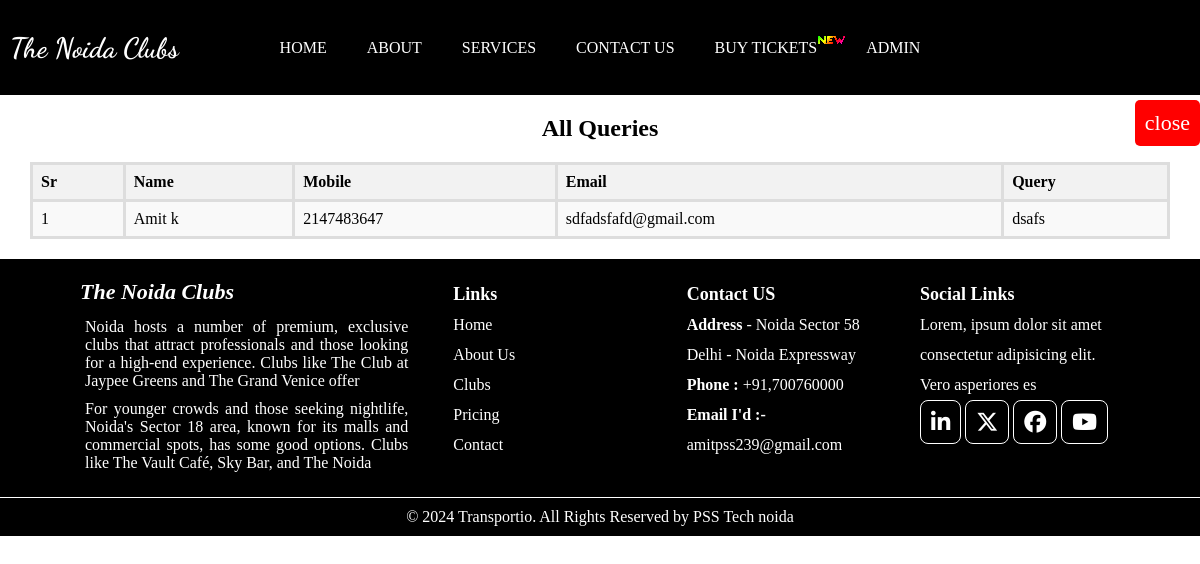
Screenshot of /Html/query.php with the database file from the repository.
### tables this page shows
CREATE TABLE `msg` (
  `Sr` int(5) NOT NULL,
  `Name` varchar(255) NOT NULL,
  `Email` varchar(255) NOT NULL,
  `Mobile` int(10) NOT NULL,
  `Query` varchar(255) NOT NULL
);

### Html/query.php (the view, shortened to what this page needs)
<!DOCTYPE html>
<html lang="en">
<head>
    <link rel="stylesheet" href="https://cdnjs.cloudflare.com/ajax/libs/font-awesome/6.6.0/css/all.min.css">
    <link rel="stylesheet" href="https://cdnjs.cloudflare.com/ajax/libs/font-awesome/6.6.0/css/all.min.css">
    <link href="https://cdn.jsdelivr.net/npm/sweetalert2@11.7.10/dist/sweetalert2.min.css" rel="stylesheet">
</head>
<body>
    <nav>
        <h4>The Noida Clubs</h4>
        <a href="index.php">Home</a>
        <a href="about.php">About</a>
        <a href="service.php">Services</a>
        <a href="contact.php">Contact Us</a>
        <a href="../Html/buyticket.html">Buy Tickets</a><img src="../image/new.gif" alt="">
        <a href="../Html/admin.php">Admin</a>
    </nav>
    <div class="close"><a href="http://localhost/amitclub/Html/admin.php">close</a></div>
    <?php
    include("db.php");
    $sql = "SELECT * FROM msg";
    $result = $conn->query($sql);
    ?>
    <div class="container">
        <h2 style="text-align:center">All Queries</h2>
        <?php
        if ($result->num_rows > 0) {
            echo "<table>
                    <tr>
                        <th>Sr</th>
                        <th>Name</th>
                        <th>Mobile</th>
                        <th>Email</th>
                        <th> Query</th>
                    </tr>";
            while ($row = $result->fetch_assoc()) {
                echo "<tr>
                        <td>" . $row["Sr"] . "</td>
                        <td>" . $row["Name"] . "</td>
                        <td>" . $row["Mobile"] . "</td>
                        <td>" . $row["Email"] . "</td>
                        <td>" . $row["Query"] . "</td>
                    </tr>";
            }
            echo "</table>";
        } else {
            echo "<p>No club Queries found in the database.</p>";
        }
        ?>
    </div>
    <div class="footer">
        <div class="fleft">
            <h4>The Noida Clubs</h4>
            <p>Noida hosts a number of premium, exclusive clubs that attract professionals and those looking for a
                high-end experience. Clubs like The Club at Jaypee Greens and The Grand Venice offer </p>
            <p>For younger crowds and those seeking nightlife, Noida's Sector 18 area, known for its malls and
                commercial spots, has some good options. Clubs like The Vault Café, Sky Bar, and The Noida </p>
        </div>
        <div class="fright">
            <ul>
                <span>Links</span>
                <li>Home</li>
                <li>About Us</li>
                <li>Clubs</li>
                <li>Pricing</li>
                <li>Contact</li>
            </ul>
            <ul>
                <span>Contact US</span>
                <li><b>Address</b> - Noida Sector 58 </li>
                <li>Delhi - Noida Expressway </li>
                <li><b>Phone :</b> +91,700760000</li>
                <li><b>Email I'd :-</b>amitpss239@gmail.com</li>
            </ul>
            <ul>
                <span>Social Links</span>
                <li>Lorem, ipsum dolor sit amet consectetur adipisicing elit. Vero asperiores es</li>
                <li><a href="#"><i class="fa-brands fa-linkedin-in"></i></a>
                    <a href="#"><i class="fa-brands fa-x-twitter"></i></a>
                    <a href="#"><i class="fa-brands fa-facebook"></i></a>
                    <a href="#"><i class="fa-brands fa-youtube"></i></a>
                </li>
            </ul>
        </div>
    </div>
    <div class="ftext">
        <p>© 2024 Transportio. All Rights Reserved by PSS Tech noida </p>
    </div>
</body>
</html>

### Html/query.php (style rules this page uses)
* { padding: 0; margin: 0; }
nav { background-color: black; padding: 10px; text-align: center; height: 75px; display: flex; align-items: center; justify-content: center; }
nav img { margin-top: -15px; margin-left: -21px; }
nav a { color: white; padding: 14px 20px; text-decoration: none; text-transform: uppercase; }
nav h4 { font-size: 28px; color: white; position: absolute; left: 10px; font-family: "Dancing Script", cursive; font-optical-sizing: auto; font-style: normal; }
.footer { background-color: black; color: white; display: flex; }
.fleft { width: 30%; margin-left: 5%; padding: 20px; }
.fleft p { padding: 5px; text-align: justify; }
.fleft h4 { font-size: 22px; margin-bottom: 8px; font-style: italic; }
.fright { display: flex; justify-content: space-between; text-align: center; margin-right: 5%; width: 60%; padding: 20px; }
.fright ul { list-style-type: none; line-height: 30px; text-align: left; width: 30%; }
.fright span { font-weight: bold; font-size: 18px; }
.fa-brands { font-size: 22px; color: white; padding: 10px; border: .2px solid white; border-radius: 8px; }
.ftext { text-align: center; background-color: black; color: white; padding: 10px; }
.close { background-color: red; display:inline-block; padding: 10px; cursor: pointer; right: 0; position: absolute; color: white; border-radius: 5px; margin-top: 5px; }
.close a { color: white; text-decoration: none; font-size: 22px; }
table { width: 95%; border-collapse: collapse; margin-top: 20px; margin-bottom: 20px; margin-left: 2.5%; }
table, th, td { border: 3px solid #ddd; }
th, td { padding: 8px; text-align: left; }
th { background-color: #f2f2f2; }
tr:nth-child(even) { background-color: #f9f9f9; }
.container { width: 100%; margin: 0 auto; }
.container h2 { margin-top: 20px; }

### rows the page displays
msg: Sr "1", Name "Amit k", Mobile "2147483647", Email "sdfadsfafd@gmail.com", Query "dsafs"
